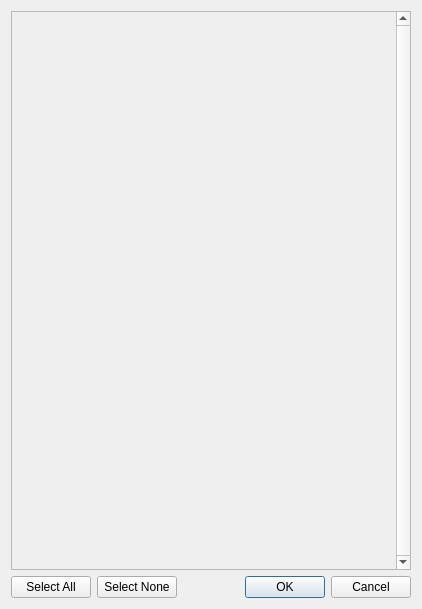
<?xml version="1.0" encoding="UTF-8"?>
<ui version="4.0">
 <class>GalleryDlg</class>
 <widget class="QDialog" name="GalleryDlg">
  <property name="geometry">
   <rect>
    <x>0</x>
    <y>0</y>
    <width>422</width>
    <height>609</height>
   </rect>
  </property>
  <property name="windowTitle">
   <string>KATS - Thumbnail Gallery</string>
  </property>
  <layout class="QVBoxLayout" name="verticalLayout">
   <item>
    <widget class="QScrollArea" name="scrollArea">
     <property name="verticalScrollBarPolicy">
      <enum>Qt::ScrollBarAlwaysOn</enum>
     </property>
     <property name="widgetResizable">
      <bool>true</bool>
     </property>
     <widget class="QWidget" name="scrollAreaWidgetContents">
      <property name="geometry">
       <rect>
        <x>0</x>
        <y>0</y>
        <width>383</width>
        <height>549</height>
       </rect>
      </property>
     </widget>
    </widget>
   </item>
   <item>
    <layout class="QHBoxLayout" name="horizontalLayout">
     <item>
      <widget class="QPushButton" name="selectAllPushButton">
       <property name="text">
        <string>Select All</string>
       </property>
      </widget>
     </item>
     <item>
      <widget class="QPushButton" name="selectNonePushButton">
       <property name="text">
        <string>Select None</string>
       </property>
      </widget>
     </item>
     <item>
      <spacer name="horizontalSpacer">
       <property name="orientation">
        <enum>Qt::Horizontal</enum>
       </property>
       <property name="sizeHint" stdset="0">
        <size>
         <width>40</width>
         <height>20</height>
        </size>
       </property>
      </spacer>
     </item>
     <item>
      <widget class="QDialogButtonBox" name="buttonBox">
       <property name="orientation">
        <enum>Qt::Horizontal</enum>
       </property>
       <property name="standardButtons">
        <set>QDialogButtonBox::Cancel|QDialogButtonBox::Ok</set>
       </property>
      </widget>
     </item>
    </layout>
   </item>
  </layout>
 </widget>
 <resources/>
 <connections>
  <connection>
   <sender>buttonBox</sender>
   <signal>accepted()</signal>
   <receiver>GalleryDlg</receiver>
   <slot>accept()</slot>
   <hints>
    <hint type="sourcelabel">
     <x>248</x>
     <y>254</y>
    </hint>
    <hint type="destinationlabel">
     <x>157</x>
     <y>274</y>
    </hint>
   </hints>
  </connection>
  <connection>
   <sender>buttonBox</sender>
   <signal>rejected()</signal>
   <receiver>GalleryDlg</receiver>
   <slot>reject()</slot>
   <hints>
    <hint type="sourcelabel">
     <x>316</x>
     <y>260</y>
    </hint>
    <hint type="destinationlabel">
     <x>286</x>
     <y>274</y>
    </hint>
   </hints>
  </connection>
 </connections>
</ui>
